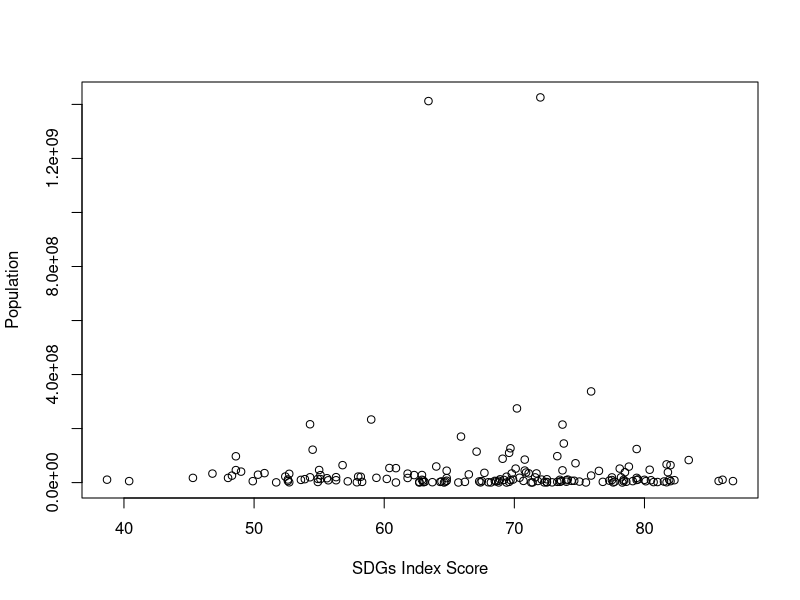
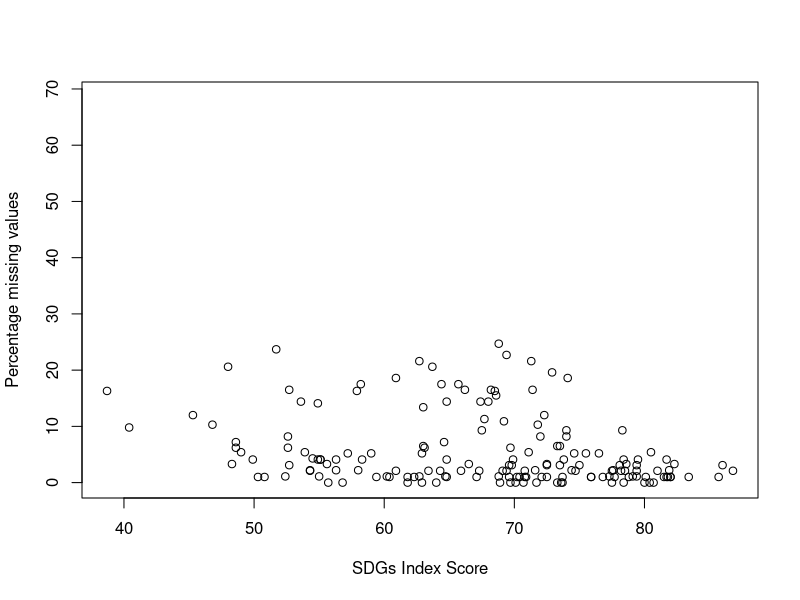
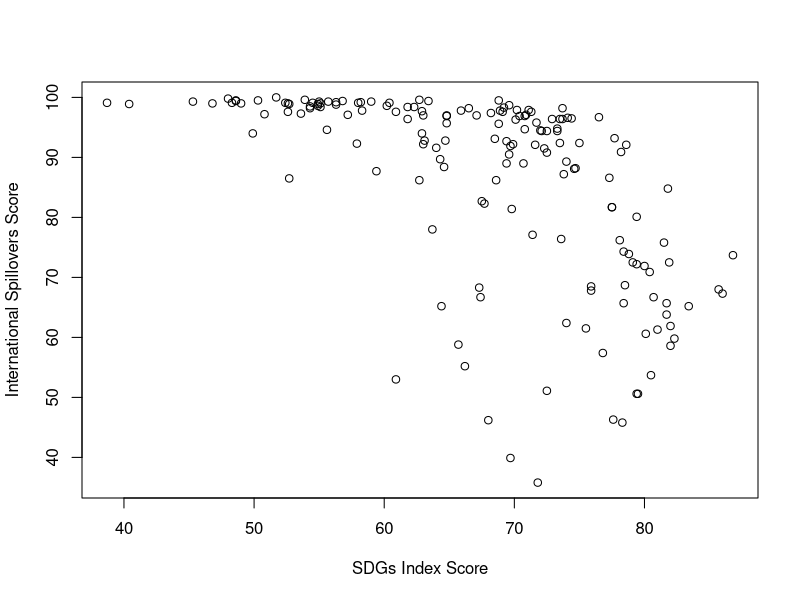
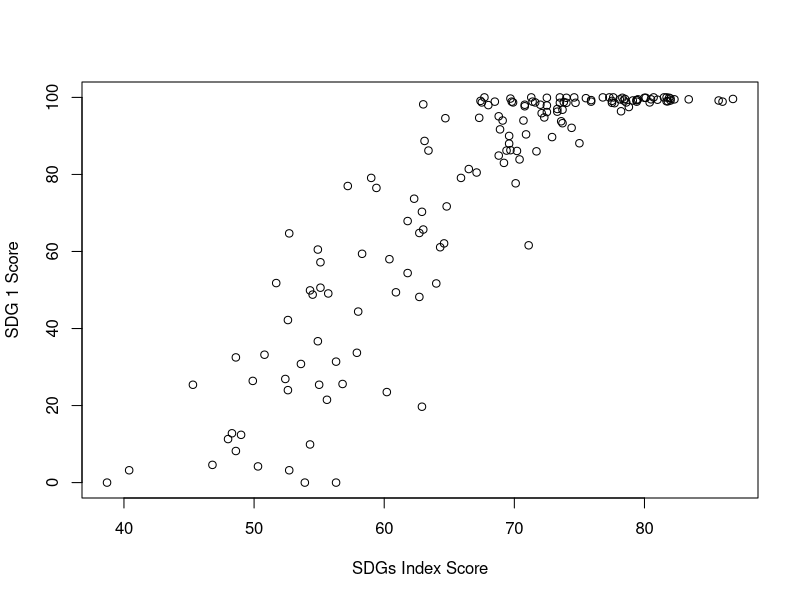
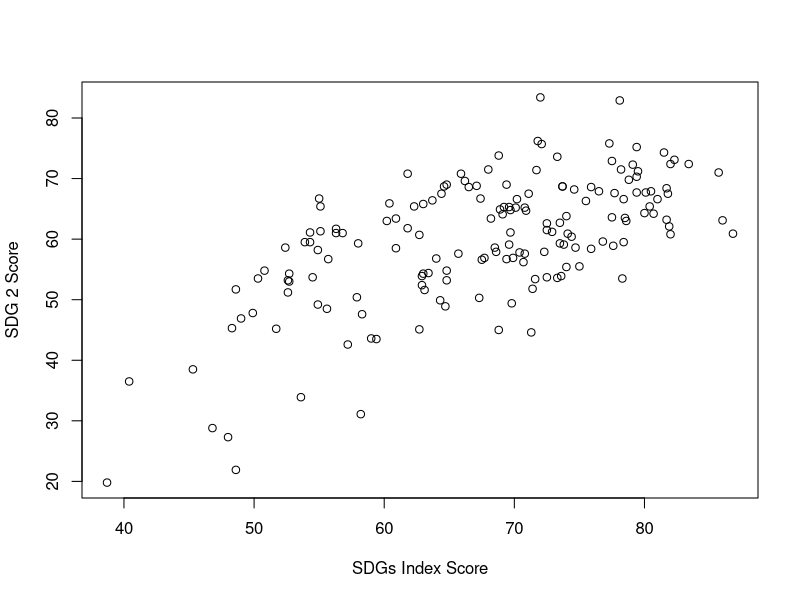
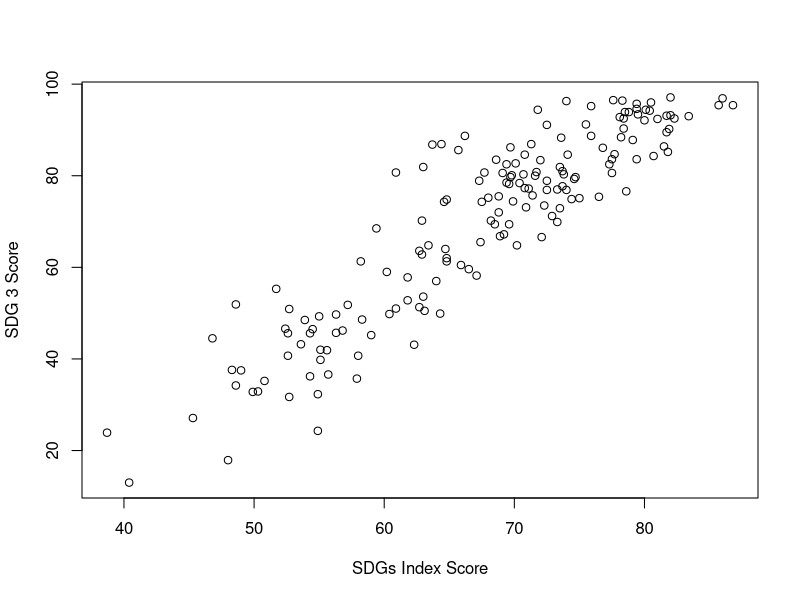
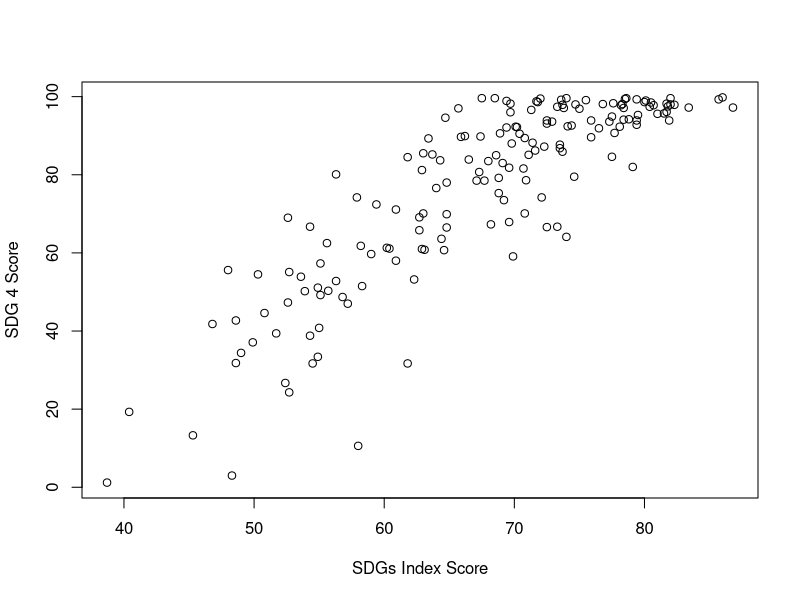
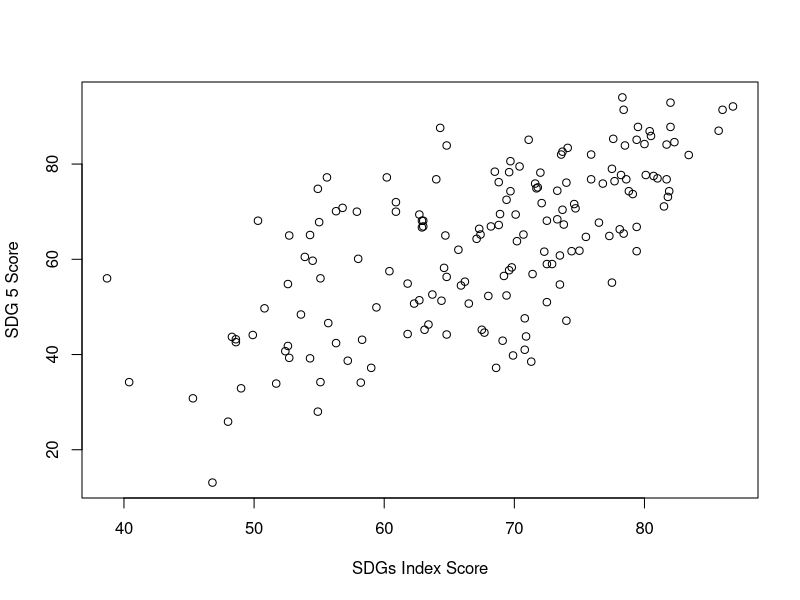

These figures' R source, in order:
# 問い: SDGsのインデックススコアが優秀な国はなにゆえ優秀なのか

# SDGsのインデックススコアが高い国とそのほかの数値の相関を見ることで、SDGsのインデックススコアが高い国の特徴を探る。

# ######################################
# まずはデータの準備
# ######################################
data <- read.csv("2023-sdgs-data.csv")

# データフレームのカラム名を出力
column_names <- colnames(data)
write.table(column_names, file = "column_names.txt", row.names = FALSE, col.names = FALSE, quote = FALSE) # nolint

# 2023 SDGs Index Scoreを抽出。
(sdgs_index_score <- data$`X2023.SDG.Index.Score`[1:193])

# 変動係数を取得
(sdgs_index_score_cv <- sd(sdgs_index_score, na.rm = TRUE) / mean(sdgs_index_score, na.rm = TRUE)) # nolint
# -> 0.1515398 (15.15%)

# ######################################
# いくつかの変数との相関を見る
# ######################################

# 1. 人口との相関を見る
(population_data <- data$`Population.in.2022`[1:193])
plot(sdgs_index_score, population_data, xlab="SDGs Index Score", ylab="Population") # nolint
# -> 相関なさそう。

# 2. データの欠損率との相関を見る
(percentage_missing_values <- data$`Percentage.missing.values`[1:193])
plot(sdgs_index_score, percentage_missing_values, xlab="SDGs Index Score", ylab="Percentage missing values") # nolint
# -> 相関なさそう。

(international_spillovers_score <- data$`International.Spillovers.Score..0.100.`[1:193]) # nolint
plot(sdgs_index_score, international_spillovers_score, xlab="SDGs Index Score", ylab="International Spillovers Score") # nolint
# -> 若干相関がありそう。

# 3. 1~17のゴールごとのスコアとの相関を見る
for (i in 1:17) {
  # カラム名を動的に生成
  column_name <- paste0("Goal.", i, ".Score")

  # 対応するSDGスコアを抽出
  goal_score <- data[[column_name]][1:193]

  # SDGs Index Scoreと特定のSDGスコアのプロット
  plot(sdgs_index_score, goal_score, xlab="SDGs Index Score", ylab=paste0("SDG ", i, " Score")) # nolint
}
